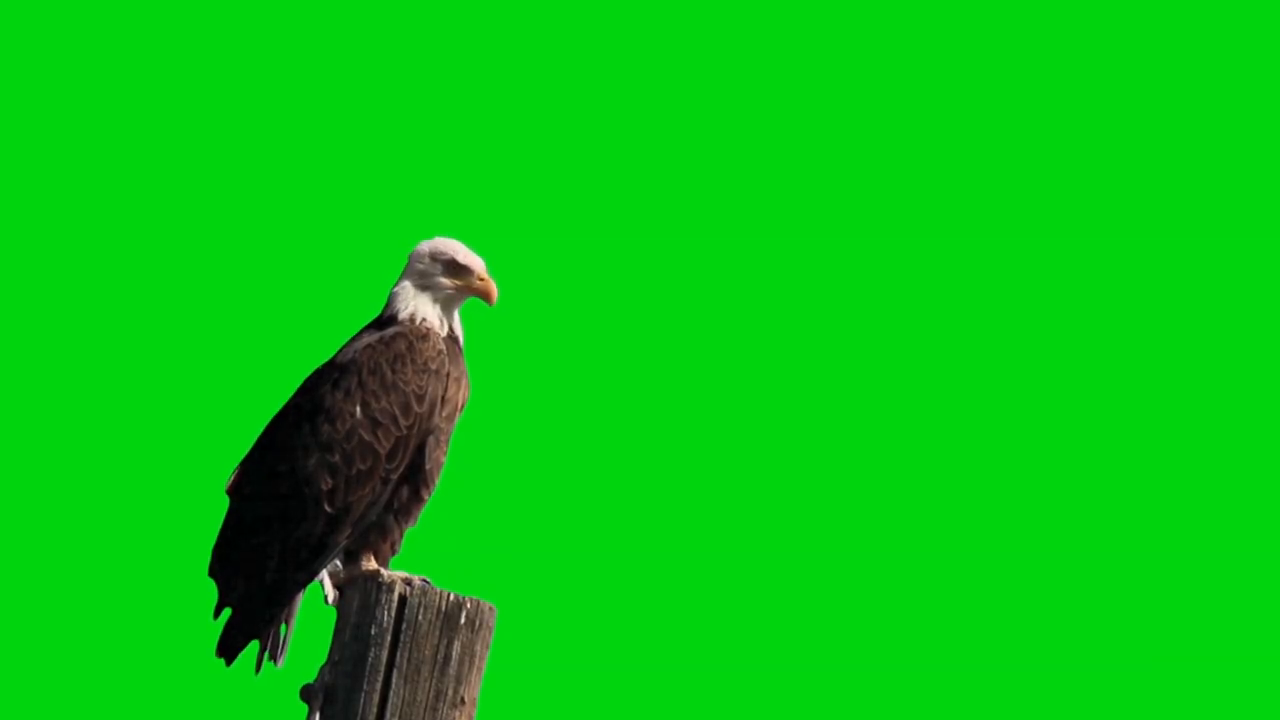
//> input picture frame 48 of Videos Example 1/foreground.mp4, 1280 x 720 px
$ ./project   (built with g++ and OpenCV 4)
//> lines starting //> are read from the running program, lines starting //| are printed output that depends on the picture; after the words box and inside, x2 and y2 are one past the last pixel; in counts of white or black regions, pixels touching at a corner belong together; pictures that were not available may be replaced by others from this repository, and a replacement may not be noted
#include <opencv2/opencv.hpp>
#include <iostream>

using namespace cv;
using namespace std;
using namespace ml;


int main()
{
	VideoCapture capture, background;
	capture.open("C:\\Users\\yasar\\OneDrive\\Desktop\\foreground.mp4");
	background.open("C:\\Users\\yasar\\OneDrive\\Desktop\\Background.mp4");

	if (!capture.isOpened() || !background.isOpened())
	{
		puts("could not find the video file");
		system("pause");
		return -1;
	}

	Mat frame, bg, dest, sm, mask, dest2, dl, er, res;

	int i, j;
	int b, g, r;
	while (capture.read(frame) && background.read(bg))
	{
//> frame is the input picture: 720 rows x 1280 cols, CV_8UC3; mean B, G, R 15.7, 197.6, 5.1
		resize(bg, dest, frame.size());

		for (i = 0; i < frame.rows; i++)
			for (j = 0; j < frame.cols; j++)
			{
				b = frame.at<Vec3b>(i, j)[0];
				g = frame.at<Vec3b>(i, j)[1];
				r = frame.at<Vec3b>(i, j)[2];
				if (b >= 0 && g <= 180 && r >= 0) {
					dest.at<Vec3b>(i, j)[0] = b;
					dest.at<Vec3b>(i, j)[1] = g;
					dest.at<Vec3b>(i, j)[2] = r;
				}
			}
//> after the loop, b = 13; g = 212; r = 0
		imshow("dest", dest);

		GaussianBlur(dest, sm, Size(7, 7), 5.0, 5.0);
		imshow("smoothed", sm);

		inRange(dest, Scalar(0, 0, 0), Scalar(80, 255, 255), dest2);
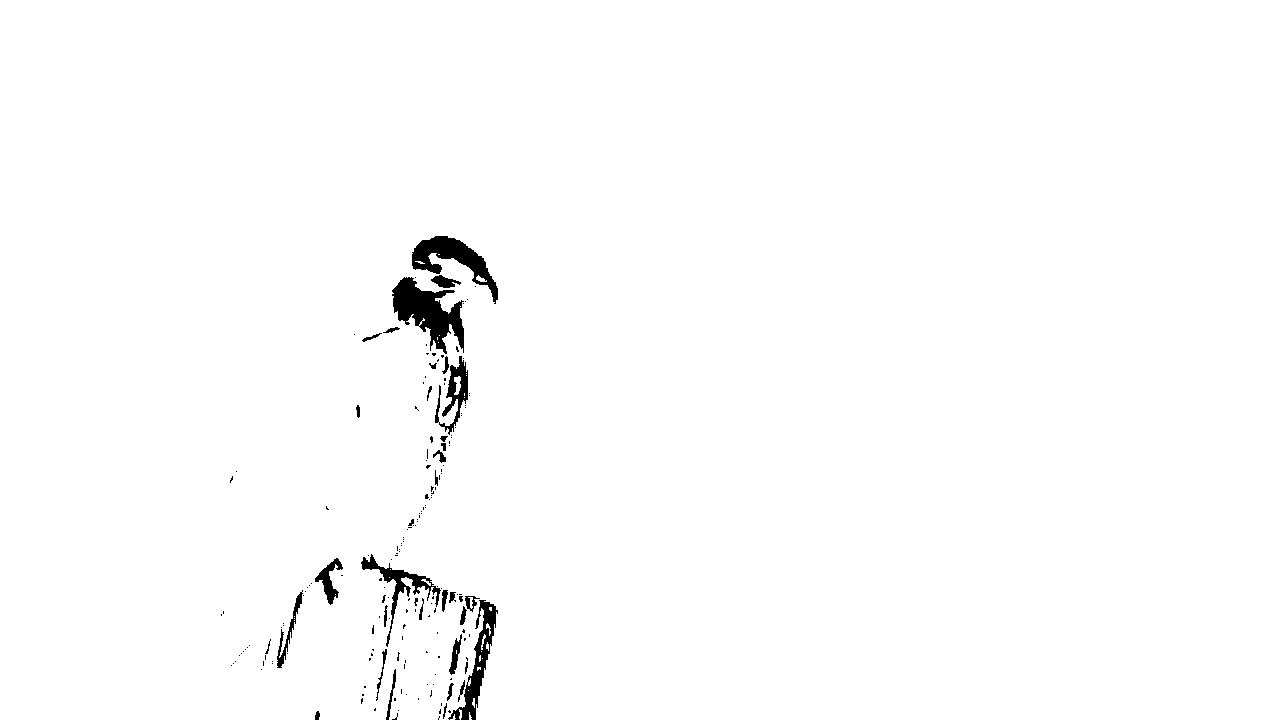
//> dest2: 720 rows x 1280 cols, CV_8UC1; 98.8% white; 186 black regions (152 under 20 px), largest, box (x1, y1, x2, y2) and area: (392, 277, 464, 354) 2689, (412, 236, 498, 304) 1959, (448, 600, 498, 720) 1548
		imshow("threshed", dest2);


		Mat k = getStructuringElement(MORPH_RECT, Size(7, 7));
		erode(dest2, er, k);
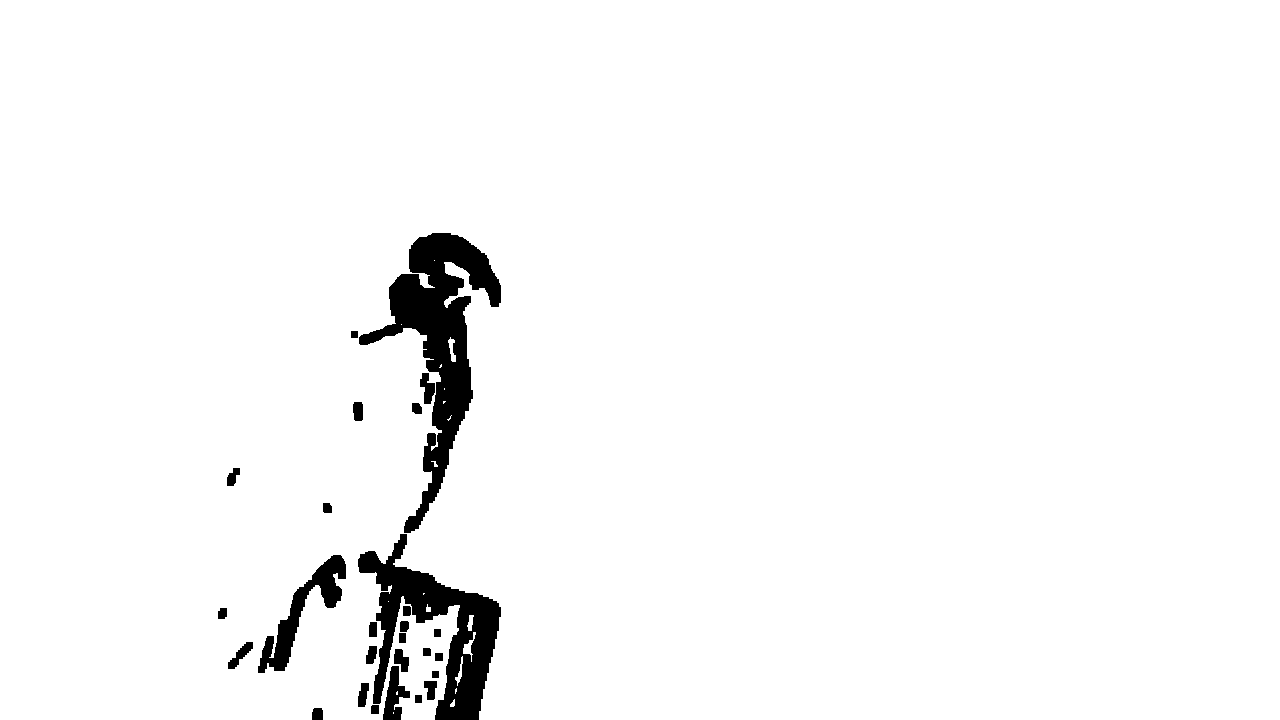
//> er: 720 rows x 1280 cols, CV_8UC1; 96.9% white; 27 black regions, largest, box (x1, y1, x2, y2) and area: (359, 233, 501, 533) 12723, (358, 534, 501, 720) 9618, (258, 555, 346, 673) 2770
		imshow("mask_smaller", er);

		dilate(dest2, dl, k);
//> dl: 720 rows x 1280 cols, CV_8UC1; 99.7% white; 20 black regions (13 under 20 px), largest, box (x1, y1, x2, y2) and area: (396, 281, 461, 334) 1284, (415, 239, 485, 275) 736, (468, 674, 481, 699) 98
		imshow("mask_bigger", dl);

		Mat edges = dl - er;
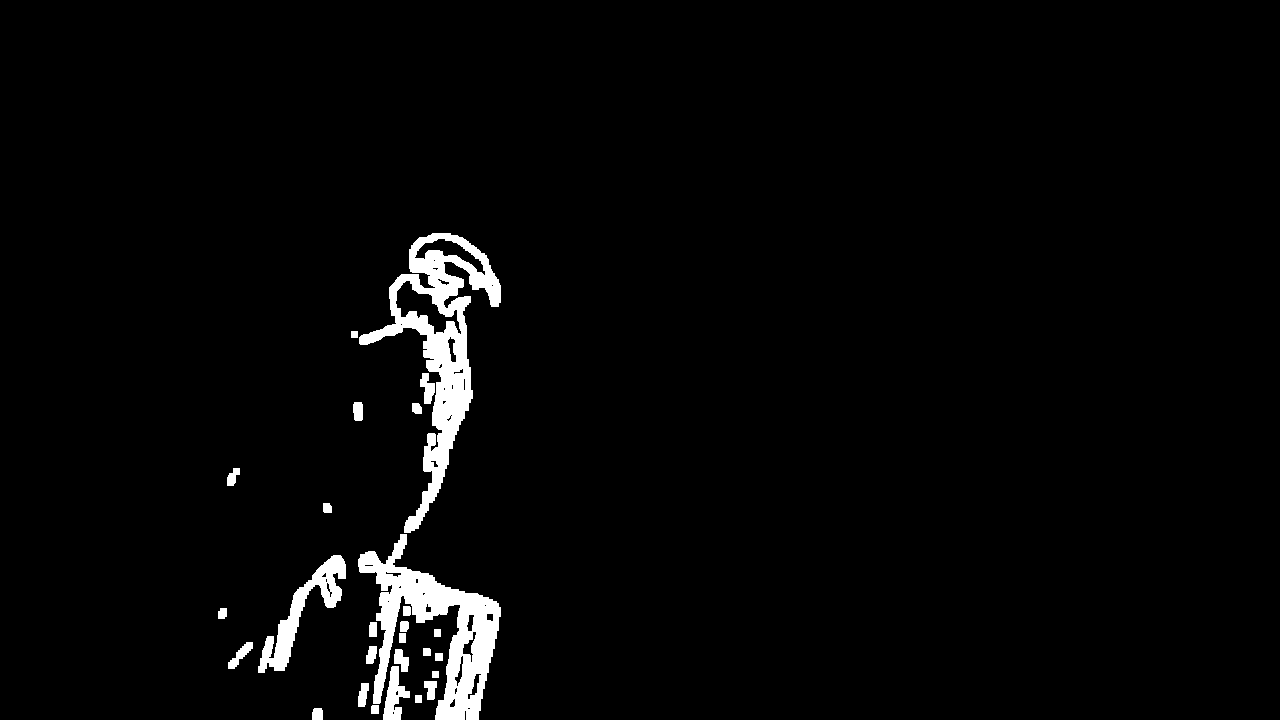
//> edges: 720 rows x 1280 cols, CV_8UC1; 2.9% white; 27 white regions, largest, box (x1, y1, x2, y2) and area: (359, 233, 501, 533) 10639, (358, 534, 501, 720) 9421, (258, 555, 346, 673) 2734
		imshow("edges_mask", edges);

		copyTo(sm, res, edges);
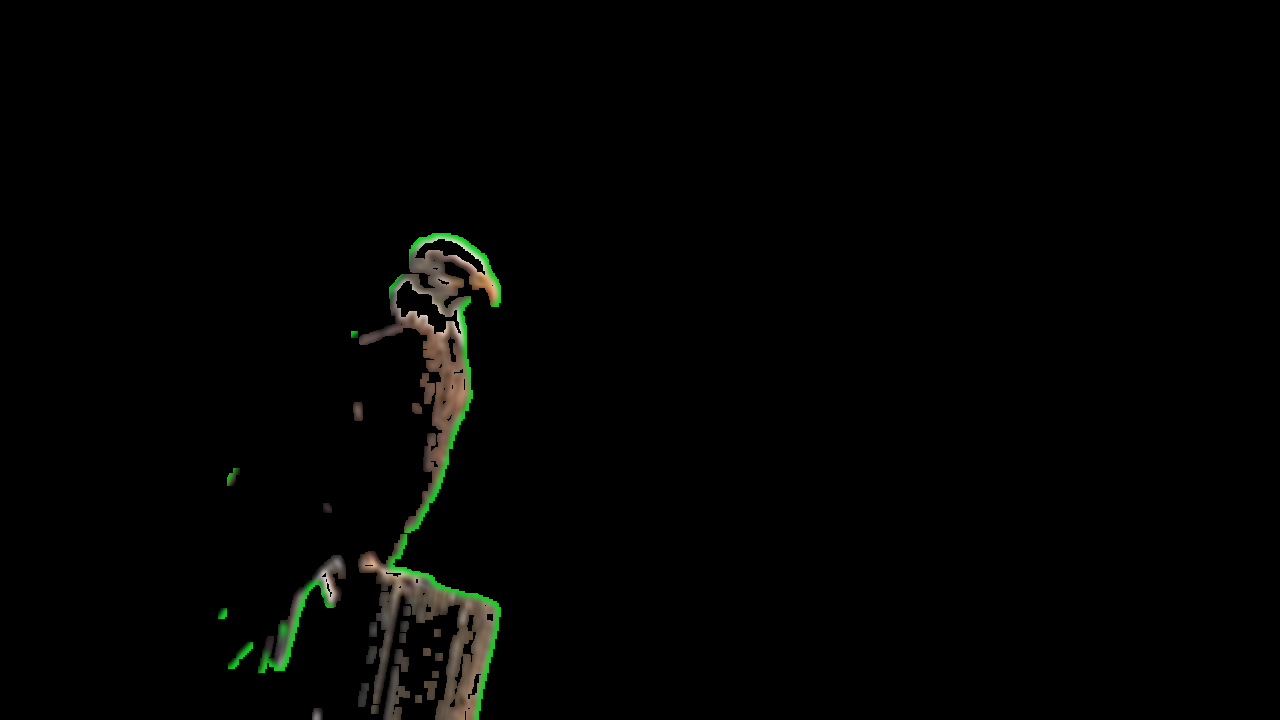
//> res: 720 rows x 1280 cols, CV_8UC3; mean B, G, R 2, 3.1, 2.7
		imshow("last", res);

		char c = waitKey(1);
//> the Esc key is pressed
		if (c == 27)
			break;
	}

	waitKey(0);
	return 0;
}

$ run again, starting later in the video
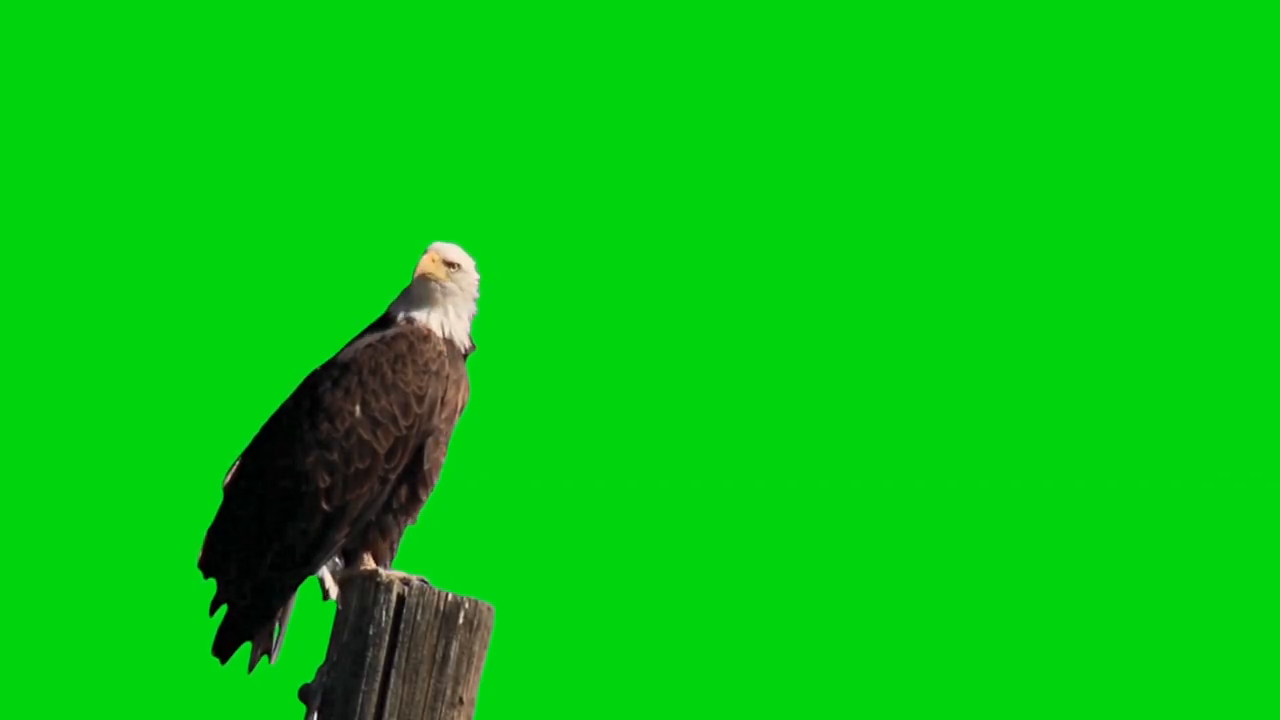
//> input picture frame 216 of Videos Example 1/foreground.mp4, 1280 x 720 px
//> frame is the input picture: 720 rows x 1280 cols, CV_8UC3; mean B, G, R 15.8, 197.8, 5.2
//> after the loop `for (i = 0; i < frame.rows; i++)`: b = 13; g = 212; r = 0
//> `inRange(dest, Scalar(0, 0, 0), Scalar(80, 255, 255), dest2);`:
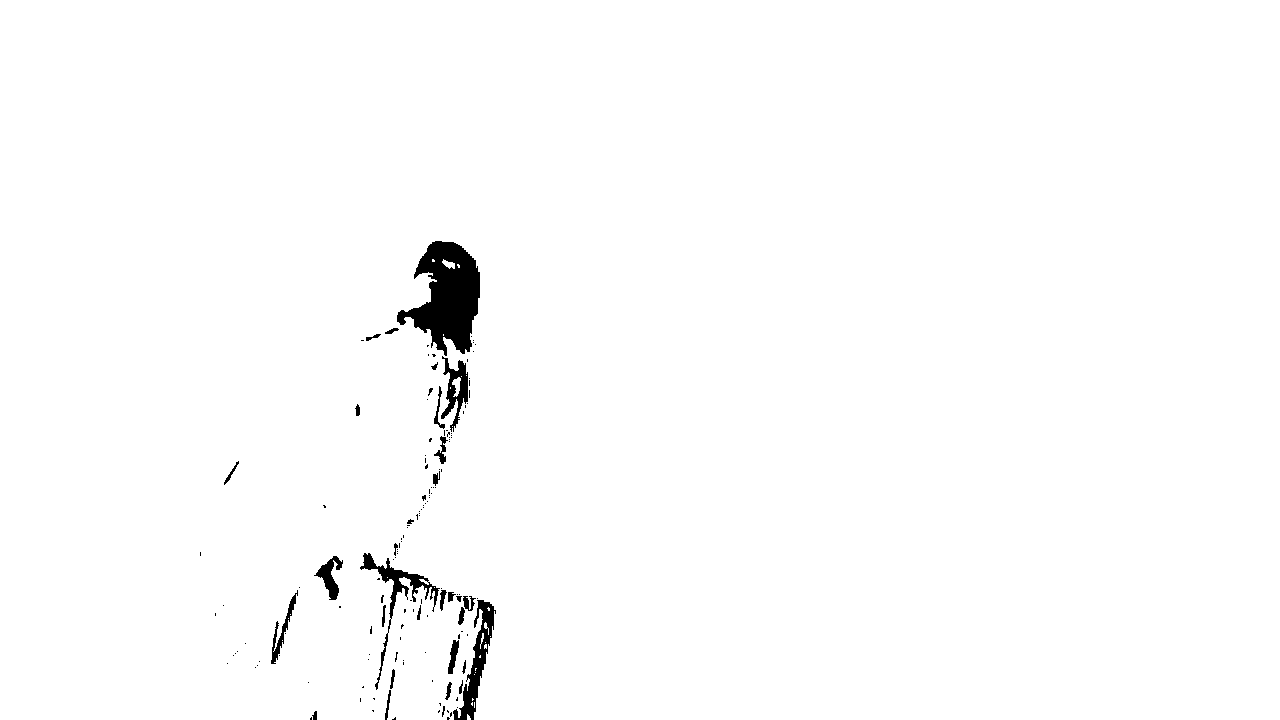
//> dest2: 720 rows x 1280 cols, CV_8UC1; 98.7% white; 146 black regions (116 under 20 px), largest, box (x1, y1, x2, y2) and area: (397, 241, 480, 356) 5339, (453, 600, 496, 720) 1530, (360, 553, 440, 690) 1272
//> er: 720 rows x 1280 cols, CV_8UC1; 97.1% white; 30 black regions, largest, box (x1, y1, x2, y2) and area: (358, 238, 483, 531) 11912, (357, 532, 499, 720) 9365, (268, 584, 303, 667) 1209
//> dl: 720 rows x 1280 cols, CV_8UC1; 99.6% white; 17 black regions (9 under 20 px), largest, box (x1, y1, x2, y2) and area: (412, 244, 477, 347) 3497, (465, 678, 477, 711) 99, (321, 567, 335, 595) 80
//> edges: 720 rows x 1280 cols, CV_8UC1; 2.5% white; 31 white regions, largest, box (x1, y1, x2, y2) and area: (357, 532, 499, 720) 9133, (358, 238, 483, 531) 8077, (268, 584, 303, 667) 1209
//> `copyTo(sm, res, edges);`:
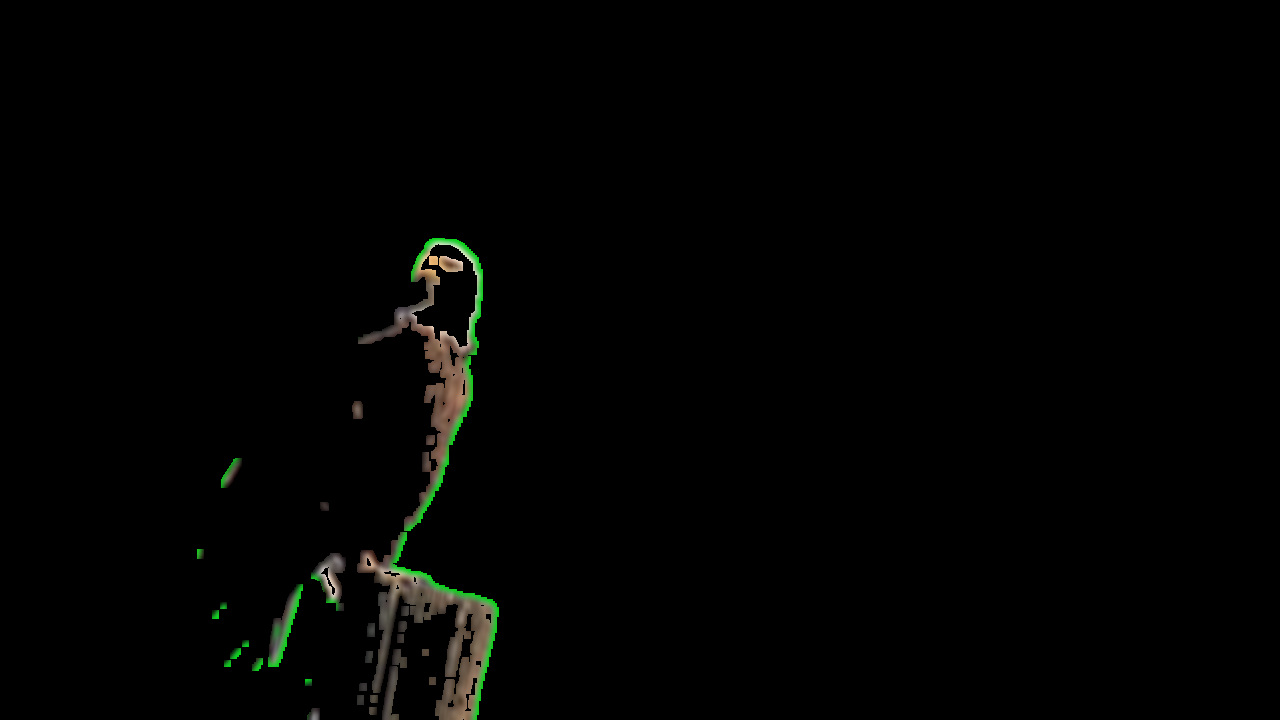
//> res: 720 rows x 1280 cols, CV_8UC3; mean B, G, R 1.7, 2.7, 2.3
